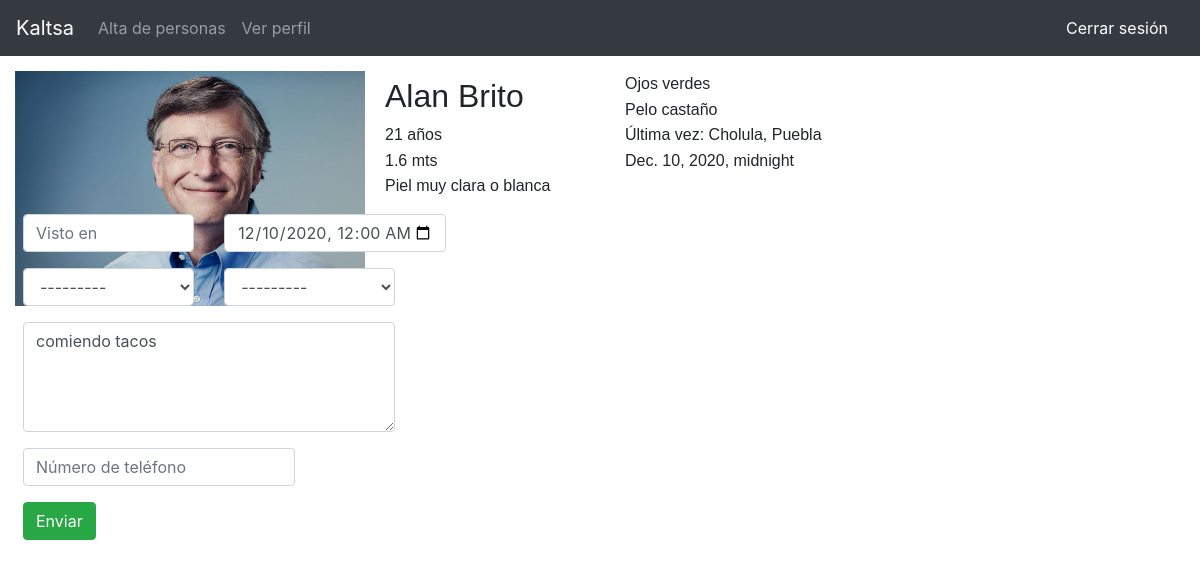
Screenshot of /proporcionar-pista/Alan Brito/15 (signed in) with the database file from the repository.
### kaltsapp/models.py (models this page shows, shortened)
class MissingPerson(models.Model):
    TYPE_I = "Piel muy clara o blanca"
    TYPE_II = "Piel clara"
    TYPE_III = "Piel clara intermedia"
    TYPE_IV = "Piel morena o media"
    TYPE_V = "Piel oscura o marrón"
    TYPE_VI = "Piel muy oscura o negra"
    SKIN_COLOR_CHOICES = [
        (TYPE_I, "Piel muy clara o blanca"),
        (TYPE_II, "Piel clara"),
        (TYPE_III, "Piel clara intermedia"),
        (TYPE_IV, "Piel morena o media"),
        (TYPE_V, "Piel oscura o marrón"),
        (TYPE_VI, "Piel muy oscura o negra"),
    ]
    MALE = "Masculino"
    FEMALE = "Female"
    GENDER_CHOICES = [
        (MALE, "Masculino"),
        (FEMALE, "Female"),
    ]
    full_name = models.CharField(max_length=200, null=True)
    age = models.IntegerField(null=True)
    gender = models.CharField(max_length=100, choices=GENDER_CHOICES, default = "Género", null=True)
    height = models.FloatField(null=True)
    hair_color = models.CharField(max_length=200, null=True)
    skin_color = models.CharField(max_length=100, choices=SKIN_COLOR_CHOICES, default="Color de piel")
    eye_color = models.CharField(max_length=50, null=True)
    unique_characteristics = models.CharField(max_length=300, null=True)
    person_image = models.ImageField(default="default.png", null=True, blank=True)
    state = models.ForeignKey(State, on_delete=models.SET_NULL, null=True)
    municipio = models.ForeignKey(Municipio, on_delete=models.SET_NULL, null=True)
    last_seen_in = models.CharField(max_length=300, null=True)
    date_and_time = models.DateTimeField(auto_now_add=False, null=True)
    additional_info = models.CharField(max_length=200)

class State(models.Model):
    state = models.CharField(max_length=50, null=True)
    def __str__(self):
        stateName = '{0.state}'
        return stateName.format(self)

### kaltsapp/views.py (the view, shortened to what this page needs)
# urls.py: path('proporcionar-pista/<str:full_name>/<str:pk>', views.proporcionarPista, name="pista"),
def proporcionarPista(request, full_name, pk):
    pista = MissingPerson.objects.get(full_name=full_name, id=pk)
    form = giveClueForm(instance=pista)
    context = {'form':form, 'pista':pista}
    return render(request, "files/giveClue.html", context)

### kaltsapp/forms.py
class giveClueForm(forms.ModelForm):
    class Meta:
        model = Clue
        exclude =['clue_of']
        widgets = {
            'seen_in': forms.TextInput(attrs={'class':'form-control', 'placeholder':'Visto en'}
            ),
            'date_and_time': forms.DateTimeInput(attrs = {'type':'datetime-local', 'class':'form-control'}
            ),
            'state': forms.Select(
            attrs = {'class':'form-control', 'name':'Estado'}
            ),
            'municipio': forms.Select(
            attrs = {'class':'form-control', 'name':'Estado'}
            ),
            'additional_info': forms.Textarea(attrs = {'class':'form-control', 'cols':4, 'rows':4, 'placeholder':'Información adicional'}
            ),
            'phone_number': forms.TextInput(
                attrs = {'class':'form-control', 'placeholder':'Número de teléfono'}
            ),
        }

### kaltsapp/models.py (called while the page is built)
    def __str__(self):
        municipioName = '{0.name}'
        return municipioName.format(self)

### kaltsapp/templates/files/giveClue.html (shortened to what this page needs)
{% extends 'files/layout.html'%}
{% load static  %}
{% block content %}
<div class="wrapper">
  <img src="{{pista.person_image.url}}" id="missing_person_img">
  <h2 class="imp">{{pista.full_name}}</h2>
  <p class="imp">
    <span class="profile-data">{{pista.age}} años</span>
    <br>
    <span class="profile-data">{{pista.height}} mts</span>
    <br>
    <span class="profile-data">{{pista.skin_color}}</span>
    <br>
    <span class="profile-data">Ojos {{pista.eye_color}}</span>
    <br>
    <span class="profile-data">Pelo {{pista.hair_color}}</span>
    <br>
    <span class="profile-data">Última vez: {{pista.last_seen_in}}</span>
    <br>
    <span class="profile-data">{{pista.date_and_time}}</span>
    <br>
  </p>
</div>
<div class="row ml-2">
  <div class="col-6">
    <form id="MissingPersonForm" data-muncicipios-url="{% url 'ajax_load_municipios' %}" method="post" novalidate>
      <div class="row mb-3">
        <div class="col-4">
          {{form.seen_in}}
        </div>
        <div class="col-5">
          {{form.date_and_time}}
        </div>
      </div>
      <div class="row mb-3">
        <div class="col-4">
          {{form.state}}
        </div>
        <div class="col-4">
          {{form.municipio}}
        </div>
      </div>
      <div class="row mb-3">
        <div class="col-8">
          {{form.additional_info}}
        </div>
      </div>
      <div class="row mb-3">
        <div class="col-6">
          {{form.phone_number}}
        </div>
      </div>
      <input class="btn btn-success login_btn" type="submit" value="Enviar">
    </form>
  </div>
</div>
{% endblock %}

### static/css/layout.css (style rules this page uses)
.wrapper { column-count: 2; column-gap: 50px; padding: 15px; }
.imp { line-height: 1.6; font-family: Helvetica; text-align: justify; margin: 0; }
#missing_person_img { float: left; width: 350px; shape-margin:20px; margin-right: 20px; margin-bottom: 20px; }

### rows the page displays
MissingPerson: person_image (picture), full_name "Alan Brito", age "21", height "1.6", skin_color "Piel muy clara o blanca", eye_color "verdes", hair_color "castaño", last_seen_in "Cholula, Puebla", date_and_time "Dec. 10, 2020, midnight", date_and_time "12/10/2020 00:00", municipio "---------", additional_info "comiendo tacos"
State: state "---------"
